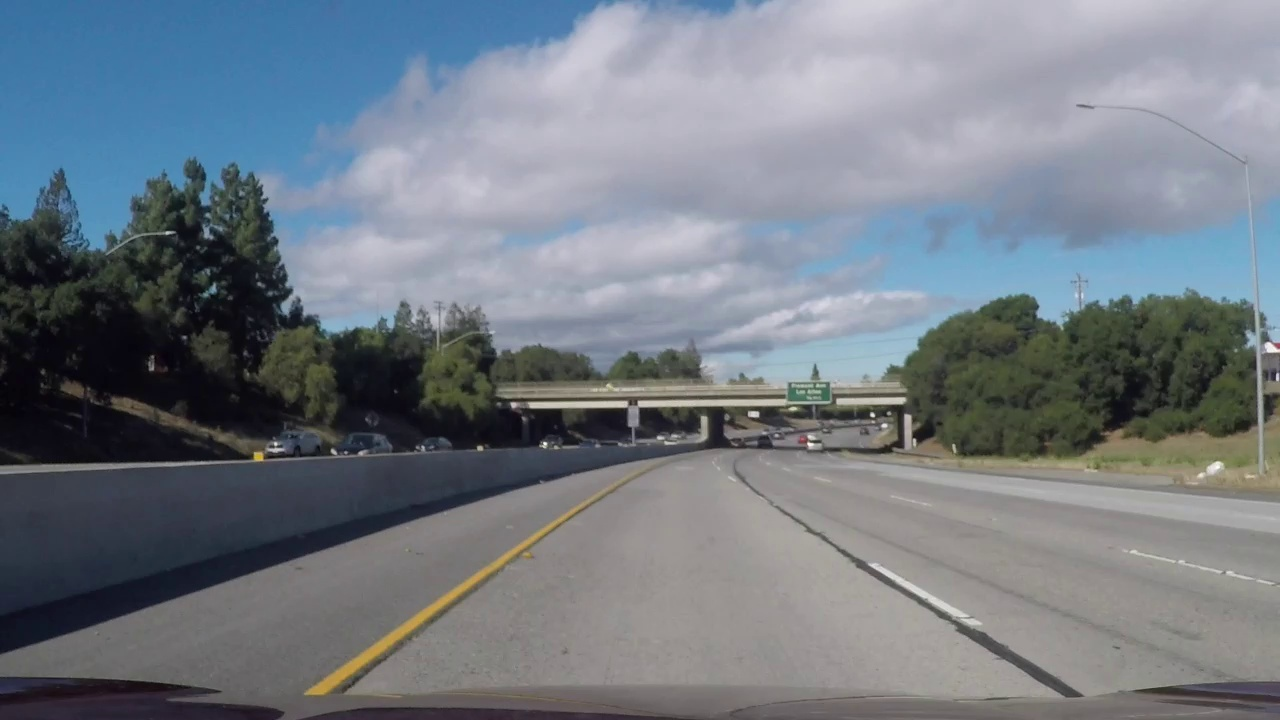
#> input picture challenge_images/frame1.jpg, 1280 x 720 px; its folder holds only this picture in this run
$ python -i main.py   (imports and definitions only)   (older library calls are emulated)
#> lines starting #> are read from the running program, lines starting #| are printed output that depends on the picture
#> in find_road_lane, img is the input picture: shape (720, 1280, 3); mean R, G, B 115.2, 123.1, 131.9
### camera.py
import numpy as np
import cv2
import pickle
import os


# [29 lines left out: functions extract_obj_points, calibrate_camera, not called in this run]


def load_calibration_results(file_path="camera_cal/calibration_data.p"):
#> called with file_path = 'camera_cal/calibration_data.p'
    dist_pickle = pickle.load(open(file_path, "rb"))
#> (reads camera_cal/calibration_data.p from the repository)
    return dist_pickle["mtx"], dist_pickle["dist"]


def undistort(img, matrix, distortion, rgb=True):
#> called with matrix = array of shape (3, 3), distortion = array of shape (1, 5), rgb = True
    undist = cv2.undistort(img, matrix, distortion, None, matrix)
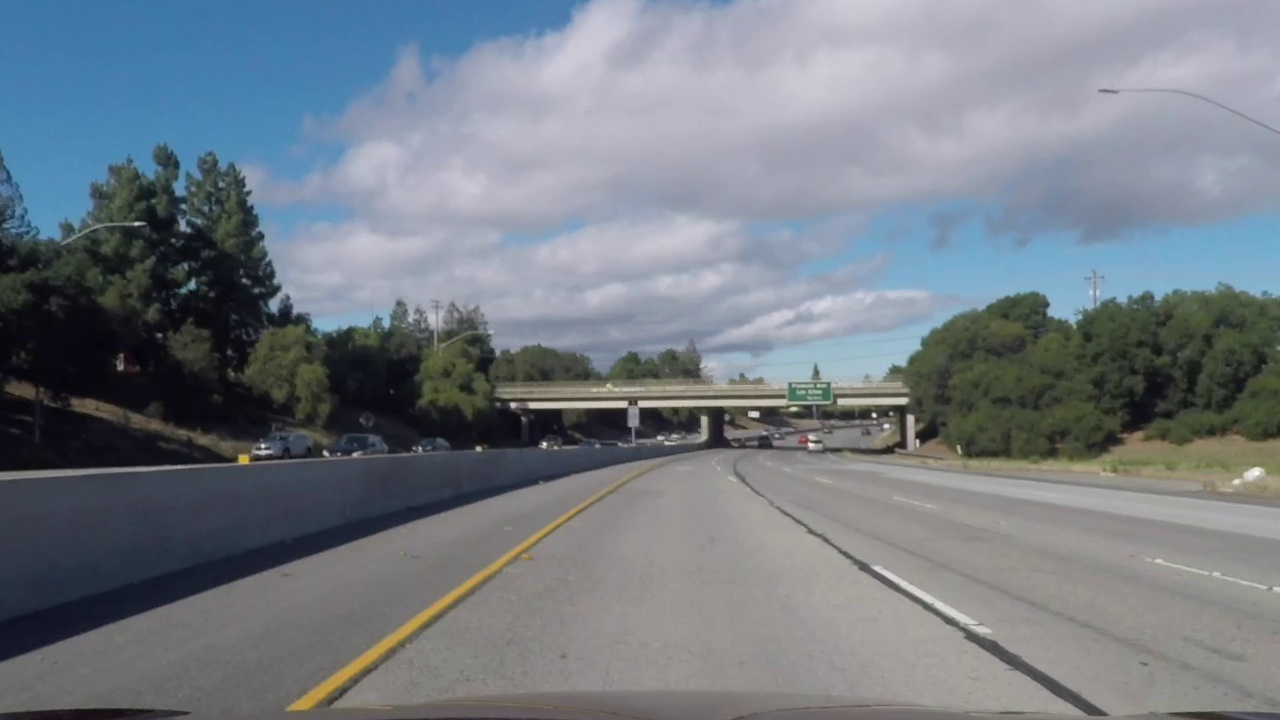
#> undist: shape (720, 1280, 3); mean R, G, B 116.7, 124.3, 132.5
    return undist if rgb else cv2.cvtColor(undist, cv2.COLOR_BGR2RGB)

### processing.py
import cv2
import numpy as np
import pickle


# [5 lines left out: function combine_binaries, not called in this run]


def CLAHE(img):
    clahe = cv2.createCLAHE(clipLimit=2.0, tileGridSize=(8, 8))
    lab = cv2.cvtColor(img, cv2.COLOR_RGB2Lab)
    lab_planes = cv2.split(lab)
    lab_planes[0] = clahe.apply(lab_planes[0])
    lab = cv2.merge(lab_planes)
    res = cv2.cvtColor(lab, cv2.COLOR_Lab2RGB)
    return res


# [6 lines left out: function gamma_correction, not called in this run]


def prepare_for_thresholding(img, blur_krn_size=5, gamma=0.7):
#> called with blur_krn_size = 5, gamma = 0.7
    blured = cv2.GaussianBlur(img, (blur_krn_size, blur_krn_size), 0)
    return CLAHE(blured)
#> in CLAHE, `lab = cv2.cvtColor(img, cv2.COLOR_RGB2Lab)`: lab: shape (720, 1280, 3); mean of channels 0, 1, 2 130.4, 127.6, 123


# [53 lines left out: functions abs_sobel_thresh, mag_thresh, dir_threshold, sobel_xy, sobel_mag_dir_combined_threshold, not called in this run]


def gradient_threshold(img):
    return abs_sobel_thresh(img, 'x', 3, (20, 110))


# [20 lines left out: functions s_channel_threshold, threshold, morph, not called in this run]


def save_perspective_points(src_points, dst_points, file_path='saved_checkpoints/perspective'):
    dist_pickle = {"src": src_points, "dst": dst_points}
    pickle.dump(dist_pickle, open(file_path + ".p", "wb"))


# [22 lines left out: functions load_perspective_points, perspective_transform, combined_binary_mask, not called in this run]

### main.py
import numpy as np
import matplotlib.image as mpimg
import camera as cam
import processing as pr
import detection as det
import visualization as vs
import cv2
from enum import Enum


class Mode(Enum):
    PROD = 0,
    DEBUG = 1


STANDARD_LANE_PARAMS = {
    "width_px": 700,
    "length_px": 720,
    "width_m": 3.7,
    "length_m": 20.
}

MODE = Mode.PROD


# [6 lines left out: function process_params, not called in this run]


class Line:
    # [18 lines left out: functions __init__, measure_curvature_pix, not called in this run]


class Lane:
    # [31 lines left out: function __init__, not called in this run]

    @staticmethod
    def smooth(prev, curr, coeficient=0.4):
        return curr * coeficient + prev * (1 - coeficient)

    # [69 lines left out: functions smooth_lines, measure_curvature, calc_vehicle_shift_m, sanity_check, draw, not called in this run]


def find_road_lane(img_path, stand_lane_params=STANDARD_LANE_PARAMS):
    img = mpimg.imread(img_path)
    res = find_lane(img, None, stand_lane_params).draw()
    return cv2.cvtColor(res, cv2.COLOR_BGR2RGB)


def find_lane(img, prev_lane: Lane, standard_lane_params=STANDARD_LANE_PARAMS):
    mtx, dst = cam.load_calibration_results()
    undistort = cam.undistort(img, mtx, dst, True)
    process = pr.prepare_for_thresholding(undistort)
    binary = pr.threshold(process)
    src, dst = pr.load_perspective_points()
    M, Minv, binary_warped = pr.perspective_transform(binary, src, dst)

    if prev_lane is None or not prev_lane.detected:
        leftx, lefty, rightx, righty = det.sliding_window(binary_warped)
    else:
        leftx, lefty, rightx, righty = det.search_around_poly(binary_warped,
                                                              prev_lane.left.current_fit, prev_lane.right.current_fit)

    left_fit, right_fit = det.fit_poly(leftx, lefty, rightx, righty)

    left_line = Line(left_fit, leftx, lefty)
    right_line = Line(right_fit, rightx, righty)
    prev_left = None if prev_lane is None else prev_lane.left
    prev_right = None if prev_lane is None else prev_lane.right
    lane = Lane(undistort, binary_warped, M, Minv, left_line, right_line, prev_left, prev_right, standard_lane_params)

    return lane


# [62 lines left out: functions find_lane_on_video, save_problematic, capture_frames, not called in this run]

#> (the run stopped early here; a loop or call above may not have finished)
